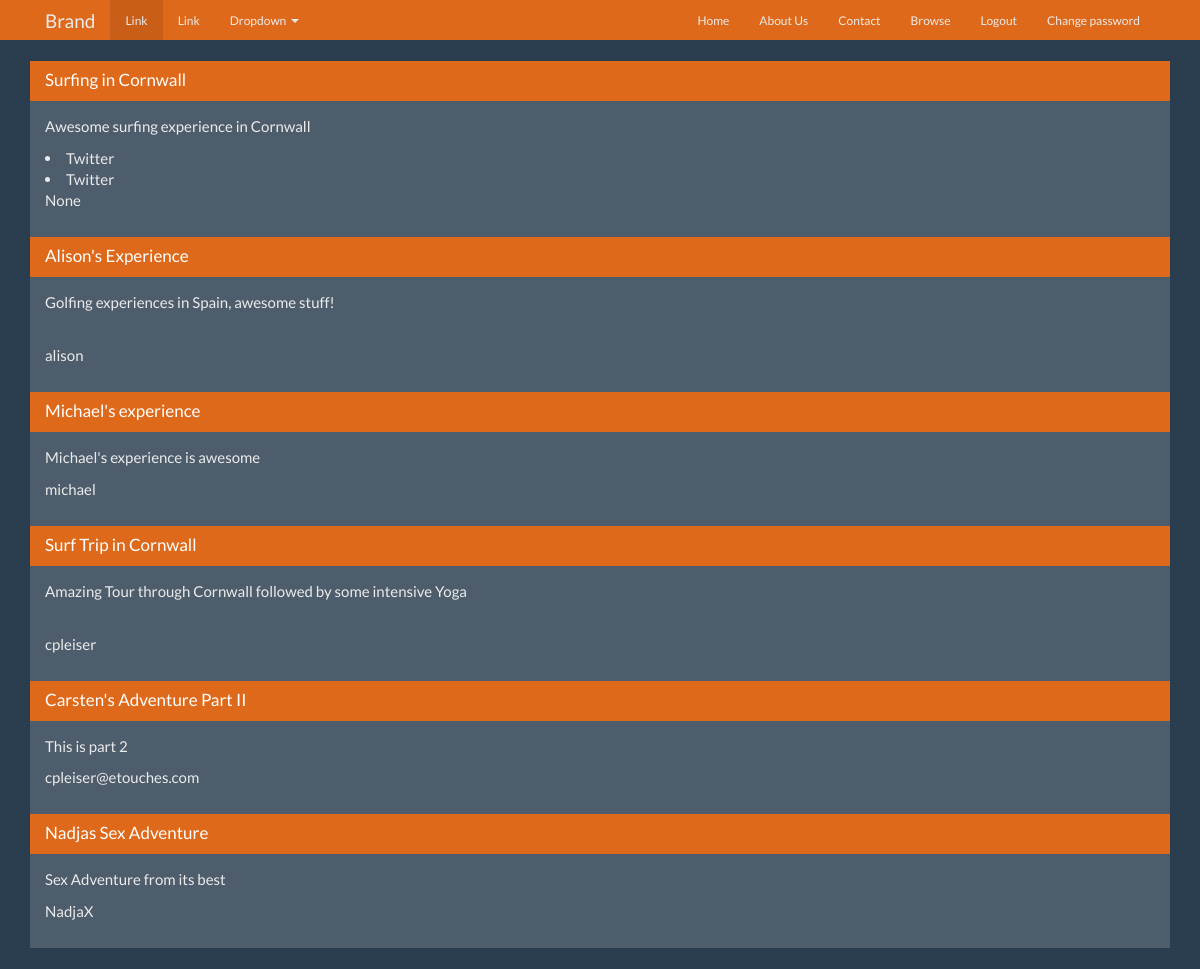
Screenshot of / (signed in) with the database file from the repository.
### tpe/models.py (models this page shows, shortened)
class Experience(models.Model):
    name = models.CharField(max_length=255)
    description = models.TextField()
    slug = models.SlugField(unique=True)
    user = models.OneToOneField(User, blank=True, null=True)

class Social(models.Model):
    SOCIAL_TYPES = (
        ('twitter', 'Twitter'),
        ('facebook', 'Facebook'),
        ('pinterest', 'Pinterest'),
        ('instagram', 'Instagram'),
    )
    network = models.CharField(max_length=255, choices=SOCIAL_TYPES)
    username = models.CharField(max_length=255)
    experience = models.ForeignKey(Experience, related_name="social_accounts")
    class Meta:
        verbose_name_plural = "Social media links"

### tpe/views.py (the view)
# urls.py: url(r'^$', views.index, name='home'),
def index(request):
    experiences = Experience.objects.prefetch_related('social_accounts', 'uploads').all()
    return render(request, 'index.html', {
        'experiences': experiences,
    })

### tpe/templates/index.html (shortened to what this page needs)
{% extends 'layouts/base.html' %}
{% load humanize %}
{% block content %}
    <div class="panel panel-primary">
    {% for experience in experiences %}
        <div class="panel-heading">
            <h2 class="panel-title"><a
                    href="{% url 'experience_detail' slug=experience.slug %}">{{ experience.name }}</a></h2>
        </div>
        <div class="panel-body">
            <p>{{ experience.description }}</p>
            {% if experience.social_accounts %}
                {% for account in experience.social_accounts.all %}
                    <li>{{ account.network|title }}</li>
                {% endfor %}
            {% endif %}
            <p>{{ experience.user }}</p>
        </div>
    {% endfor %}
{% endblock %}

### rows the page displays
Experience: name "Surfing in Cornwall", description "Awesome surfing experience in Cornwall", user "None"
Social: network "Twitter"
Social: network "Twitter"
Experience: name "Alison's Experience", description "Golfing experiences in Spain, awesome stuff!", user "alison"
Experience: name "Michael's experience", description "Michael's experience is awesome", user "michael"
Experience: name "Surf Trip in Cornwall", description "Amazing Tour through Cornwall followed by some intensive Yoga", user "cpleiser"
Experience: name "Carsten's Adventure Part II", description "This is part 2", user "cpleiser@etouches.com"
Experience: name "Nadjas Sex Adventure", description "Sex Adventure from its best", user "NadjaX"
